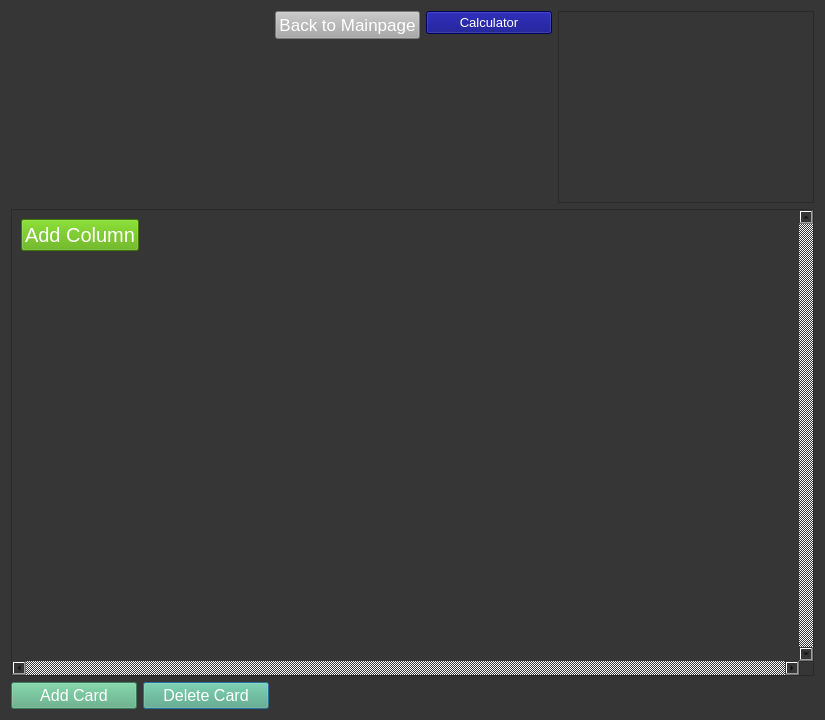
<?xml version="1.0" encoding="UTF-8"?>
<ui version="4.0">
 <class>Dialog</class>
 <widget class="QDialog" name="Dialog">
  <property name="geometry">
   <rect>
    <x>0</x>
    <y>0</y>
    <width>825</width>
    <height>720</height>
   </rect>
  </property>
  <property name="windowTitle">
   <string>Dialog</string>
  </property>
  <property name="styleSheet">
   <string notr="true">background-color: rgb(170, 170, 255);
background-color: rgb(54, 54, 54);</string>
  </property>
  <layout class="QGridLayout" name="gridLayout_2">
   <item row="0" column="4" alignment="Qt::AlignRight|Qt::AlignTop">
    <widget class="QListWidget" name="memberlist"/>
   </item>
   <item row="0" column="0" colspan="2" alignment="Qt::AlignTop">
    <widget class="QLabel" name="boardnamelabel">
     <property name="styleSheet">
      <string notr="true">color:rgb(255, 255, 127);
font-size:30pt;</string>
     </property>
     <property name="text">
      <string/>
     </property>
    </widget>
   </item>
   <item row="2" column="1">
    <widget class="QPushButton" name="deletecardbutton">
     <property name="styleSheet">
      <string notr="true">color:rgb(255, 255, 255);
background-color:rgb(85, 170, 127);
font-size:12pt;</string>
     </property>
     <property name="text">
      <string>Delete Card</string>
     </property>
    </widget>
   </item>
   <item row="1" column="0" colspan="5">
    <widget class="QScrollArea" name="scrollArea">
     <property name="verticalScrollBarPolicy">
      <enum>Qt::ScrollBarAlwaysOn</enum>
     </property>
     <property name="horizontalScrollBarPolicy">
      <enum>Qt::ScrollBarAlwaysOn</enum>
     </property>
     <property name="widgetResizable">
      <bool>true</bool>
     </property>
     <widget class="QWidget" name="scrollAreaWidgetContents_3">
      <property name="geometry">
       <rect>
        <x>0</x>
        <y>0</y>
        <width>780</width>
        <height>436</height>
       </rect>
      </property>
      <layout class="QGridLayout" name="gridLayout">
       <item row="0" column="0">
        <layout class="QHBoxLayout" name="horizontalLayout">
         <item alignment="Qt::AlignLeft|Qt::AlignTop">
          <widget class="QPushButton" name="addcolumnbutton">
           <property name="styleSheet">
            <string notr="true">color:rgb(255, 255, 255);
background-color:rgb(85, 170, 0);
font-size:15pt;</string>
           </property>
           <property name="text">
            <string>Add Column</string>
           </property>
          </widget>
         </item>
        </layout>
       </item>
      </layout>
     </widget>
    </widget>
   </item>
   <item row="0" column="2" alignment="Qt::AlignTop">
    <widget class="QPushButton" name="btmp_button">
     <property name="styleSheet">
      <string notr="true">color:rgb(255, 255, 255);
font-size:13pt;
background-color:rgb(167, 168, 167);</string>
     </property>
     <property name="text">
      <string>Back to Mainpage</string>
     </property>
    </widget>
   </item>
   <item row="2" column="0">
    <widget class="QPushButton" name="addcardbutton">
     <property name="styleSheet">
      <string notr="true">color:rgb(255, 255, 255);
background-color:rgb(85, 170, 127);
font-size:12pt;</string>
     </property>
     <property name="text">
      <string>Add Card</string>
     </property>
    </widget>
   </item>
   <item row="0" column="3" alignment="Qt::AlignTop">
    <widget class="QPushButton" name="calculator">
     <property name="styleSheet">
      <string notr="true">color:rgb(255, 255, 255);
font-size:10pt;
background-color:rgb(0, 0, 127)</string>
     </property>
     <property name="text">
      <string>Calculator</string>
     </property>
    </widget>
   </item>
  </layout>
  <zorder>scrollArea</zorder>
  <zorder>boardnamelabel</zorder>
  <zorder>addcardbutton</zorder>
  <zorder>btmp_button</zorder>
  <zorder>memberlist</zorder>
  <zorder>calculator</zorder>
  <zorder>deletecardbutton</zorder>
 </widget>
 <resources/>
 <connections/>
</ui>
